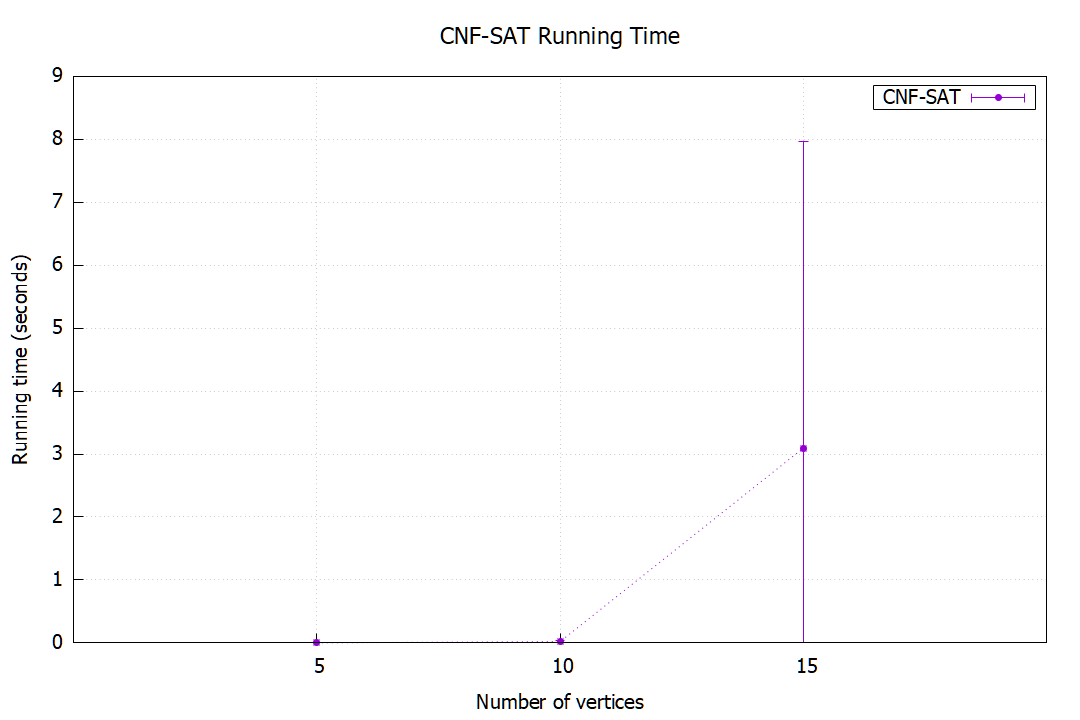

Reproduce this figure in gnuplot.
set term wxt size 1080,720
set key top right box
set key width 1
set key font ",12"
set tics nomirror
set grid
set xr[0:20]
set yr[0:9]
set xtics 5,5,15
set ytics 0,1,9
set xlabel "Number of vertices"
set ylabel "Running time (seconds)"
set title "CNF-SAT Running Time" font ",14"
plot 'rcnf.dat' using 1:2:3 title "CNF-SAT" lt 7 lc 9 w yerr, 'rcnf.dat' title '' dt 3 lc 9 w lp
set term pngcairo size 1080,720
set output "rcnf.png"
replot
set term wxt size 1080,720